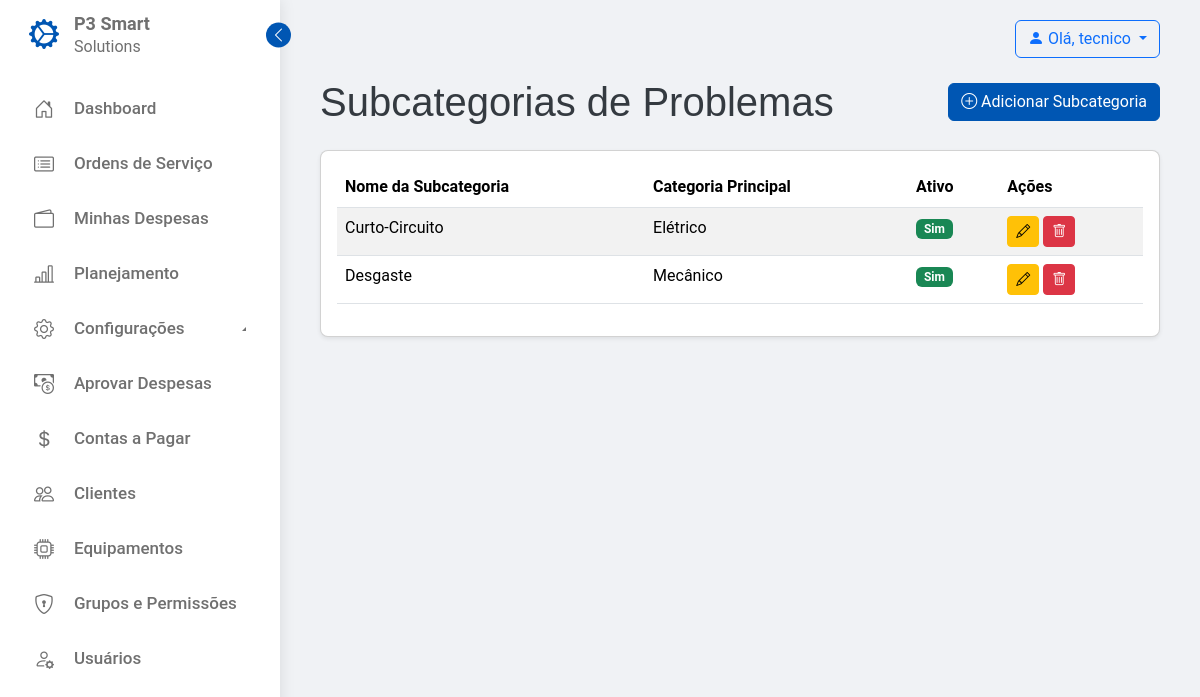
Page /servico/gestao/subcategorias-problema/ (signed in) on the committed database.
### servico_campo/models.py (models this page shows, shortened)
class SubcategoriaProblema(models.Model):
    categoria = models.ForeignKey(
        CategoriaProblema, on_delete=models.CASCADE, related_name="subcategorias", verbose_name=_("Categoria Principal")
    )
    nome = models.CharField(
        max_length=100, verbose_name=_("Nome da Subcategoria"))
    ativo = models.BooleanField(default=True, verbose_name=_("Ativo"))
    class Meta:
        verbose_name = _("Subcategoria de Problema")
        verbose_name_plural = _("Subcategorias de Problemas")
        unique_together = ('categoria', 'nome')
        ordering = ['categoria__nome', 'nome']

class CategoriaProblema(models.Model):
    nome = models.CharField(max_length=100, unique=True,
                            verbose_name=_("Nome da Categoria"))
    ativo = models.BooleanField(default=True, verbose_name=_("Ativo"))
    class Meta:
        verbose_name = _("Categoria de Problema")
        verbose_name_plural = _("Categorias de Problemas")
        ordering = ['nome']

### servico_campo/views.py (the view)
# urls.py: path('gestao/subcategorias-problema/', views.SubcategoriaProblemaListView.as_view(),
class SubcategoriaProblemaListView(GestorRequiredMixin, ListView):
    permission_required = 'servico_campo.view_subcategoriaproblema'
    model = SubcategoriaProblema
    template_name = 'servico_campo/gestao/subcategoria_problema_list.html'
    context_object_name = 'subcategorias'

### servico_campo/views.py (called while the page is built)
    def dispatch(self, request, *args, **kwargs):
        if not self.permission_required:
            raise ImproperlyConfigured(
                f"{self.__class__.__name__} não definiu um 'permission_required'. "
                "Você precisa adicionar a propriedade permission_required a esta view."
            )
        if not request.user.is_authenticated:
            return self.handle_no_permission()
        if request.user.has_perm(self.permission_required):
            return super().dispatch(request, *args, **kwargs)
        raise PermissionDenied

### servico_campo/templates/servico_campo/gestao/subcategoria_problema_list.html (shortened to what this page needs)
{% extends 'servico_campo/base.html' %}
{% load i18n %}
{% block content %}
    <div class="d-flex flex-column flex-md-row justify-content-md-between align-items-md-center gap-3 mb-4">
        <h1 class="mb-0">{% trans "Subcategorias de Problemas" %}</h1>
        <a href="{% url 'servico_campo:nova_subcategoria_problema' %}" class="btn btn-primary">
            <i class="bi bi-plus-circle"></i> {% trans "Adicionar Subcategoria" %}
        </a>
    </div>
    <div class="card card-body">
        <div class="table-responsive">
            <table class="table table-striped table-hover">
                <thead>
                    <tr>
                        <th>{% trans "Nome da Subcategoria" %}</th>
                        <th>{% trans "Categoria Principal" %}</th>
                        <th>{% trans "Ativo" %}</th>
                        <th>{% trans "Ações" %}</th>
                    </tr>
                </thead>
                <tbody>
                    {% for subcategoria in subcategorias %}
                    <tr>
                        <td>{{ subcategoria.nome }}</td>
                        <td>{{ subcategoria.categoria.nome }}</td>
                        <td>
                            {% if subcategoria.ativo %}
                                <span class="badge bg-success">{% trans "Sim" %}</span>
                            {% else %}
                                <span class="badge bg-danger">{% trans "Não" %}</span>
                            {% endif %}
                        </td>
                        <td>
                            <a href="{% url 'servico_campo:editar_subcategoria_problema' subcategoria.pk %}" class="btn btn-sm btn-warning" title="{% trans 'Editar' %}"><i class="bi bi-pencil"></i></a>
                            <a href="{% url 'servico_campo:excluir_subcategoria_problema' subcategoria.pk %}" class="btn btn-sm btn-danger" title="{% trans 'Excluir' %}"><i class="bi bi-trash"></i></a>
                        </td>
                    </tr>
                    {% empty %}
                        <tr>
                            <td colspan="4" class="text-center">{% trans "Nenhuma subcategoria de problema cadastrada." %}</td>
                        </tr>
                    {% endfor %}
                </tbody>
            </table>
        </div>
    </div>
{% endblock %}

### servico_campo/templates/servico_campo/base.html (shortened to what this page needs)
{% load static %}
{% load i18n %}
<!DOCTYPE html>
<html lang="pt-br">
<head>
    <link href="https://cdn.jsdelivr.net/npm/bootstrap@5.3.3/dist/css/bootstrap.min.css" rel="stylesheet">
    <link rel="stylesheet" href="https://cdn.jsdelivr.net/npm/bootstrap-icons@1.11.3/font/bootstrap-icons.min.css">
    <link rel="stylesheet" href="{% static 'servico_campo/css/sidebar.css' %}">
    <link rel="stylesheet" href="{% static 'servico_campo/css/style.css' %}">
</head>
<body>
<nav class="sidebar">
    <header>
        <div class="image-text">
            <span class="image">
                <i class='bi bi-gear-wide-connected' style="font-size: 30px; color: #0056b3;"></i>
            </span>
            <div class="text logo-text">
                <span class="name">P3 Smart</span>
                <span class="profession">Solutions</span>
            </div>
        </div>
        <i class='bi bi-chevron-right toggle'></i>
    </header>
    <div class="menu-bar">
        <div class="menu">
            <ul class="menu-links">
                <li class="nav-link">
                    <a href="{% url 'servico_campo:dashboard' %}">
                        <i class='bi bi-house-door icon'></i>
                        <span class="text nav-text">Dashboard</span>
                    </a>
                </li>
                <li class="nav-link">
                    <a href="{% url 'servico_campo:lista_os' %}">
                        <i class='bi bi-card-list icon'></i>
                        <span class="text nav-text">Ordens de Serviço</span>
                    </a>
                </li>
                <li class="nav-link">
                    <a href="{% url 'servico_campo:minhas_despesas' %}">
                        <i class='bi bi-wallet2 icon'></i>
                        <span class="text nav-text">Minhas Despesas</span>
                    </a>
                </li>
                <li class="nav-link">
                    <a href="{% url 'servico_campo:gantt_chart' %}">
                        <i class='bi bi-bar-chart-line icon'></i>
                        <span class="text nav-text">Planejamento</span>
                    </a>
                </li>
                {% if user.is_authenticated %}
                    {% if perms.configuracoes.view_tipomanutencao or perms.configuracoes.view_tipodocumento or perms.configuracoes.view_formapagamento or perms.servico_campo.view_regrajornadatrabalho or perms.servico_campo.view_categoriaproblema or perms.servico_campo.view_subcategoriaproblema %}
                    <li class="nav-link menu-item-has-submenu">
                        <a href="#" class="dropdown-toggle-sidebar" data-bs-toggle="collapse" data-bs-target="#submenu-config" aria-expanded="false">
                            <i class='bi bi-gear icon'></i>
                            <span class="text nav-text">Configurações</span>
                        </a>
                        </li>
                        {% endif %}
                    {% if perms.servico_campo.change_despesa %}
                        <li class="nav-link">
                            <a href="{% url 'servico_campo:lista_despesas_pendentes' %}">
                                <i class='bi bi-cash-coin icon'></i>
                                <span class="text nav-text">Aprovar Despesas</span>
                            </a>
                        </li>
                    {% endif %}
                    {% if perms.servico_campo.view_contapagar %}
                        <li class="nav-link">
                            <a href="{% url 'servico_campo:lista_contas_a_pagar' %}">
                                <i class='bi bi-currency-dollar icon'></i>
                                <span class="text nav-text">{% trans "Contas a Pagar" %}</span>
                            </a>
                        </li>
                    {% endif %}
                    {% if perms.servico_campo.view_cliente %}
                        <li class="nav-link">
                            <a href="{% url 'servico_campo:lista_clientes' %}">
                                <i class='bi bi-people icon'></i>
                                <span class="text nav-text">Clientes</span>
                            </a>
                        </li>
                    {% endif %}
                    {% if perms.servico_campo.view_equipamento %}
                        <li class="nav-link">
                            <a href="{% url 'servico_campo:lista_equipamentos' %}">
                                <i class='bi bi-cpu icon'></i>
                                <span class="text nav-text">Equipamentos</span>
                            </a>
                        </li>
                    {% endif %}
                    {% if perms.auth.view_group %}
                        <li class="nav-link">
                            <a href="{% url 'servico_campo:lista_grupos' %}">
                                <i class='bi bi-shield-lock icon'></i>
                                <span class="text nav-text">Grupos e Permissões</span>
                            </a>
                        </li>
                    {% endif %}
                    {% if perms.auth.view_user %}
                         <li class="nav-link">
                            <a href="{% url 'servico_campo:lista_usuarios' %}">
                                <i class='bi bi-person-gear icon'></i>
                                <span class="text nav-text">Usuários</span>
                            </a>
                        </li>
                    {% endif %}
                {% endif %}
            </ul>
        </div>
    </div>
</nav>
<section class="home">
    <div class="header-content">
        <div class="user-menu">
            {% if user.is_authenticated %}
                <div class="dropdown">
                    <a class="btn btn-outline-primary dropdown-toggle" href="#" role="button" id="userDropdown" data-bs-toggle="dropdown" aria-expanded="false">
                        <i class="bi bi-person-fill"></i> Olá, {% if user.first_name %}{{ user.first_name }}{% else %}{{ user.username }}{% endif %}
                    </a>
                </div>
            {% else %}
                <a href="{% url 'login' %}" class="btn btn-primary">{% trans "Entrar" %}</a>
            {% endif %}
        </div>
    </div>
    {% block content %}{% endblock %}
</section>
</body>
</html>

### servico_campo/static/servico_campo/css/sidebar.css (style rules this page uses)
:root { --body-color: #f0f2f5; --sidebar-color: #FFF; --primary-color: #0056b3; --primary-color-light: #F6F5FF; --toggle-color: #DDD; --text-color: #707070; --tran-05: all 0.5s ease; }
body { min-height: 100vh; background-color: var(--body-color); }
.sidebar { position: fixed; top: 0; left: 0; height: 100vh; width: 280px; padding: 10px 14px; background: var(--sidebar-color); z-index: 1000; transition: var(--tran-05); box-shadow: 0 0 15px rgba(0,0,0,0.1); display: flex; flex-direction: column; }
.sidebar header { position: relative; z-index: 1; margin-bottom: 20px; flex-shrink: 0; }
.sidebar header .image-text { display: flex; align-items: center; }
.sidebar header .image { display: flex; align-items: center; justify-content: center; min-width: 60px; }
.sidebar header .logo-text { display: flex; flex-direction: column; color: var(--text-color); }
.sidebar header .name { font-size: 18px; font-weight: 600; }
.sidebar header .profession { font-size: 16px; margin-top: -2px; }
.sidebar header .toggle { position: absolute; top: 50%; right: -25px; transform: translateY(-50%) rotate(180deg); height: 25px; width: 25px; background-color: var(--primary-color); color: #fff; border-radius: 50%; display: flex; align-items: center; justify-content: center; font-size: 16px; cursor: pointer; transition: var(--tran-05); }
.sidebar .menu-bar { flex: 1; display: flex; flex-direction: column; justify-content: space-between; overflow: hidden; }
.sidebar .menu { flex: 1; display: flex; flex-direction: column; overflow: hidden; }
.sidebar .menu-links { padding-left: 0; list-style: none; overflow-y: auto; flex: 1; padding-bottom: 10px; scrollbar-width: thin; scrollbar-color: #ccc transparent; }
.sidebar .nav-link { margin-top: 5px; }
.sidebar .nav-link > a, .sidebar .dropdown-toggle-sidebar { height: 50px; width: 100%; display: flex; align-items: center; text-decoration: none; border-radius: 6px; transition: all 0.3s ease; color: var(--text-color); white-space: nowrap; overflow: hidden; text-overflow: ellipsis; }
.sidebar .nav-link > a .icon, .sidebar .dropdown-toggle-sidebar .icon { display: flex; align-items: center; justify-content: center; min-width: 60px; font-size: 20px; color: var(--text-color); transition: all 0.3s ease; }
.sidebar .nav-link > a .text, .sidebar .dropdown-toggle-sidebar .text { color: var(--text-color); font-size: 17px; font-weight: 500; transition: all 0.3s ease; opacity: 1; }
.sidebar .dropdown-toggle-sidebar { position: relative; padding-right: 20px; }
.sidebar .dropdown-toggle-sidebar::after { display: inline-block; margin-left: auto; vertical-align: middle; content: ""; border: .3em solid transparent; border-top-color: currentColor; border-right: 0; border-bottom: 0; transform: rotate(90deg); transition: transform .2s ease-in-out; }
.home { position: relative; left: 280px; width: calc(100% - 280px); min-height: 100vh; padding: 20px 40px; background-color: var(--body-color); transition: var(--tran-05); overflow-y: auto; }
.home .header-content { display: flex; justify-content: flex-end; align-items: center; margin-bottom: 20px; }
@media screen and (min-width: 769px) { .sidebar header .toggle { display: flex !important; } }
@media screen and (min-width: 769px) { .sidebar::before { display: none !important; } }
@media screen and (min-width: 769px) { .sidebar { left: 0 !important; } }
@media screen and (min-width: 769px) { .home { left: 280px !important; width: calc(100% - 280px) !important; } }

### servico_campo/static/servico_campo/css/style.css (style rules this page uses)
:root { --bs-primary: #0056b3; --bs-secondary: #6c757d; --bs-success: #28a745; --bs-info: #17a2b8; --bs-warning: #ffc107; --bs-danger: #dc3545; --bs-light: #f8f9fa; --bs-dark: #343a40; --bs-purple: #6f42c1; --bs-body-font-family: "Roboto", sans-serif; --bs-heading-font-family: "Montserrat", sans-serif; }
body { background-color: #f0f2f5; font-family: var(--bs-body-font-family); }
h1, h2, h3, h4, h5, h6 { font-family: var(--bs-heading-font-family); color: var(--bs-dark); }
.navbar-brand, .nav-link { color: white !important; }
.card { border-radius: 0.5rem; box-shadow: 0 0.125rem 0.25rem rgba(0, 0, 0, 0.075); }
.btn-primary { background-color: var(--bs-primary); border-color: var(--bs-primary); }
.header-content .user-menu { margin-left: auto; }

### rows in the picture
SubcategoriaProblema: nome "Curto-Circuito", categoria.nome "Elétrico"
SubcategoriaProblema: nome "Desgaste", categoria.nome "Mecânico"

### other values in the picture
{{ user.first_name }} "tecnico"
